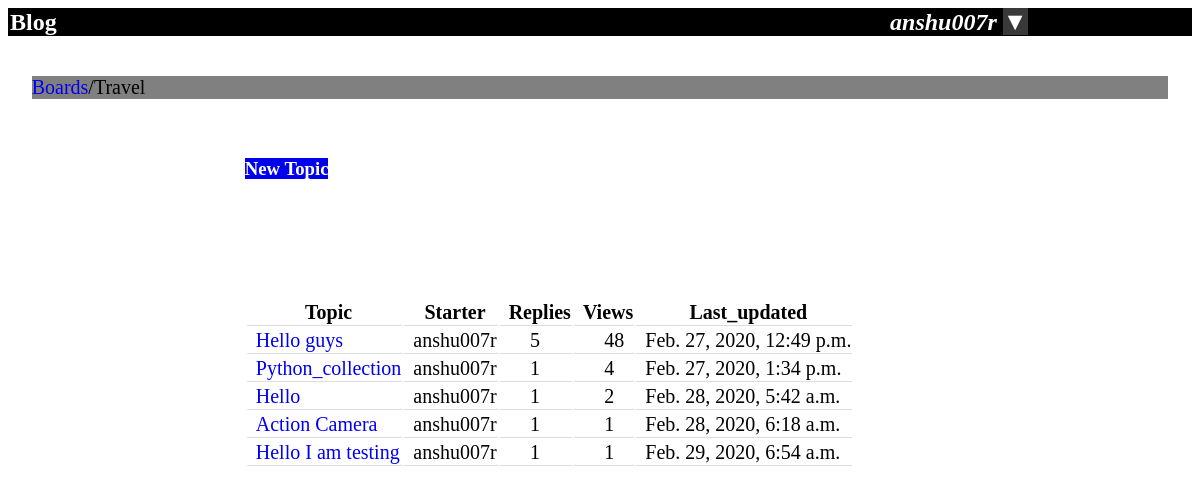
/boards/1/ (signed in), run on the app's committed database.
### boards/models.py (models this page shows, shortened)
class Board(models.Model):
      name=models.CharField(max_length=30,unique=True)
      description=models.CharField(max_length=40)

class Topic(models.Model):
      subject=models.CharField(max_length=50)
      last_updated=models.DateTimeField(auto_now_add=True)
      boards=models.ForeignKey(Board,on_delete=models.CASCADE,related_name='topic')
      starter=models.ForeignKey(User,on_delete=models.CASCADE,related_name='topic')
      watch=models.IntegerField(default=0)

### boards/views.py (the view)
# urls.py: url(r'^boards/(?P<pk>\d+)/$',views.board_topic,name='board_topic'),
@login_required
def board_topic(request,pk):
    board=get_object_or_404(Board,pk=pk)
    post=Post.objects.all()
    return render(request,'topic.html',{'board':board})

### boards/templates/topic.html (shortened to what this page needs)
{% load static %}
<html>
        <head>
                <link rel="stylesheet" href="{%static 'css/home.css' %}">
        </head>
        <body>
		<div class="heading"> <H2>Blog
                 {% if user.is_authenticated %}
                      <em style="padding-left:70%">{{ user.username}}</em>
                      <em class="dropdown">
                        <span class="dropbtn">▼</span>
                      </em>
                 {% else %}
                      <a  style="padding-left:76%;" href="{% url 'signup' %}">SignUp</a><a style="padding-left:50px;" href="{% url 'login' %}">Login</a>
                 {%endif%}
                 </H2>
                 </div>
                <div class="container">
                        <section><a href="{% url 'home' %}">Boards</a>/{{board.name}}</section>
                </div>
                <div class="ancor">
                <H3><a class="link" href="{% url 'new_topic' board.pk%}">New Topic</a></H3>
                </div>
                <div class="table2">
                <table>
                  <tr>
			  <th>Topic</th>
			  <th>Starter</th>
                          <th>Replies</th>
                          <th>Views</th>
                          <th>Last_updated</th>
		  </tr>
		  {% for topic in board.topic.all %}
		     <tr>
			     <td><a href="{% url 'topic_post' topic.boards.pk topic.pk%}">{{topic.subject}}</td>
                             <td>{{topic.starter}}</td>
                             <td style="padding-left:5%">{{ topic.post.count }}</td>
                             <td style="padding-left:5%">{{ topic.watch }}</td>
                             <td>{{topic.last_updated}}</td>
		     </tr>
		  {% endfor %}
	        </table>
                </div>
        </body>
</html>

### boards/static/css/home.css (style rules this page uses)
.heading { background-color:black; color:white; padding-left:2px; }
td,th { font-size:20px; border-bottom:1px solid #ddd; padding-left:9px; }
.table2 { padding-left:20%; padding-top:100px; }
a { color:#0000EF; }
.container { padding-top:20px; padding-left:2%; padding-right:2%; padding-bottom:20px; font-size:20px; }
section { background-color:grey; }
.link { color:white; background-color:#0000EF; }
.ancor { padding-top:20px; padding-left:20%; }
a { text-decoration:none; }
.dropbtn { background-color: #393939; color: white; border: none; font-size:25px }
.dropdown { position: relative; display: inline-block; }

### data on the page
Board: name "Travel"
Topic: subject "Hello guys", starter "anshu007r", post.count "5", watch "48", last_updated "Feb. 27, 2020, 12:49 p.m."
Topic: subject "Python_collection", starter "anshu007r", post.count "1", watch "4", last_updated "Feb. 27, 2020, 1:34 p.m."
Topic: subject "Hello", starter "anshu007r", post.count "1", watch "2", last_updated "Feb. 28, 2020, 5:42 a.m."
Topic: subject "Action Camera", starter "anshu007r", post.count "1", watch "1", last_updated "Feb. 28, 2020, 6:18 a.m."
Topic: subject "Hello I am testing", starter "anshu007r", post.count "1", watch "1", last_updated "Feb. 29, 2020, 6:54 a.m."

### other printed values
{{ user.username }} "anshu007r"
